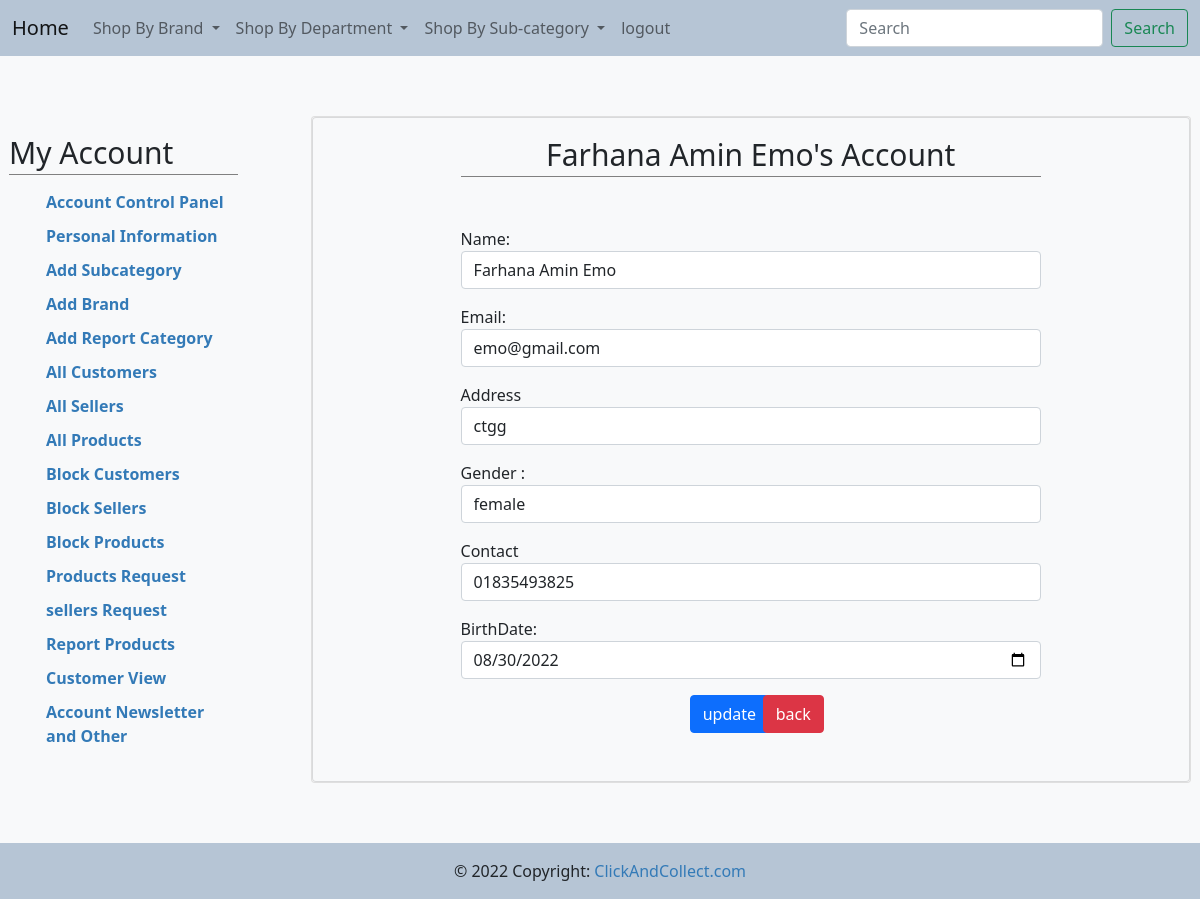
The page /admin/update_customer.php?id=1 (signed in) on the database its author committed.
### tables this page shows
CREATE TABLE IF NOT EXISTS `customers` (
  `c_id` int(11) NOT NULL AUTO_INCREMENT,
  `name` varchar(100) NOT NULL,
  `email` varchar(100) NOT NULL,
  `address` varchar(100) DEFAULT NULL,
  `dob` date DEFAULT NULL,
  `gender` varchar(100) DEFAULT NULL,
  `mobile` varchar(100) NOT NULL,
  `pass` varchar(100) NOT NULL,
  `status` int(255) DEFAULT NULL,
  `img` varchar(255) DEFAULT NULL,
  PRIMARY KEY (`c_id`)
);

### admin/update_customer.php (the view, shortened to what this page needs)
<?php
    include 'include/connection.php';
    $id =  $_REQUEST['id'];
    $query = "select * from customers where c_id = $id";
    $result = mysqli_query($con,$query);
    $row = mysqli_fetch_array($result);
    $name = $row['name'];
    $contact = $row['mobile'];
    $email = $row['email'];
    $address = $row['address'];
    $dob = $row['dob'];
    $gender = $row['gender'];
 ?>
<!DOCTYPE html>
<html>
<head>
  <link type="text/css" rel="stylesheet" href="css/font-awesome.min.css" />
  <link rel="stylesheet" href="https://stackpath.bootstrapcdn.com/bootstrap/5.0.0-alpha1/css/bootstrap.min.css">
  <link href="https://cdn.jsdelivr.net/npm/bootstrap@5.0.2/dist/css/bootstrap.min.css" rel="stylesheet">
  <link href="include/style.css" rel="stylesheet" />
</head>
<body>
<div class="b">
    <?php include 'include/navbar.php' ?>
</div>
<div class="account-page">
<div class="container-fluid">
    <div class="row">
            <div class="col-sm-3 mt-0 pad">
                <?php include 'include/sidebar.php' ?>
            </div>
    <div class="col-sm-9">
        <div class="mt-0 card">
            <div class="card bg-light text-dark">
                <div class="row">
                    <div class="col-md-2"></div>
                    <div class="col-md-8 mt-10 mb-5">
                        <h2 class="text-center"><?php echo " $name's " ?> Account</h2>
                        <br>
                        <form method="post" class="cmxform" action="" id="signUpForm">
                            <div class="mb-3 mt-3">
                                <label for="name"> Name:</label>
                                    <input type="text" name="name" class="form-control" id="name"  name="name"  value = '<?php echo $name?>'  minlength="2" >
                            </div>
                            <div class="mb-3 mt-3">
                                <label for="email">Email:</label>
                                    <input type="email" name="email" class="form-control email" id="email" value=<?php echo $email ?> >
                            </div>
                            <div class="mb-3 mt-3">
                                <label for="address">Address</label>
                                    <input type="text" name="address" class="form-control" id="address" value = '<?php echo $address ?>'>
                            </div>
                            <div class="mb-3 mt-3">
                                <label for="Address">Gender :</label>
                                <input class="form-control" id="gender" name="gender" type="text" value = <?php echo $gender ?>  />
                            </div>
                            <div class="mb-3 mt-3">
                                <label for="contact">Contact</label>
                                <input type="text" name="contact" class="form-control" id="contact" value = <?php echo  $contact ?> >
                            </div>
                            <div class="mb-3 mt-3">
                                <label for="dob" class="col-sm-2 form-control-label">BirthDate:</label>
                                    <input type="date" name="dob" class="form-control"  id="dob"  value = <?php echo $dob ?>  >
                            </div>
                            <div class = "row">
                                <div class = "col-sm-6 update" >
                                <input type="submit" name = "submit" class="btn btn-primary" id="submitForm" value="update" />
                                </div>
                                <div class = "col-sm-6">
                                <a class="btn btn-danger" href = "customers.php">back</a>
                            </div>
                        </form>
                    </div>
                </div>
            </div>
        </div>
    </div>
</div>
</div>
</div>
<div class = "bot">
    <?php include 'include/footer.php' ?>
</div>
</body>
</html>

### admin/include/style.css (style rules this page uses)
.account-page { padding-top:5%; }
.b { background-color: #b6c5d5!important; }
body { background-color: #f8f9fa; }
.account-page h2 { padding-bottom: 5px; border-bottom: 1px solid #808080; }
.row { margin-right: -15px; margin-left: -15px; }
* { -webkit-box-sizing: border-box; -moz-box-sizing: border-box; box-sizing: border-box; }
div { display: block; }
a { color: #3a2bd3; -webkit-transition: all 0.3s ease; transition: all 0.3s ease; }
a { background-color: transparent; }
a { color: #337ab7; text-decoration: none; text-decoration-line: none; text-decoration-thickness: none; text-decoration-style: none; text-decoration-color: none; }
.h2, h2 { font-size: 30px; }
.h1, .h2, .h3, h1, h2, h3 { margin-top: 20px; margin-bottom: 10px; }
.h1, .h2, .h3, .h4, .h5, .h6, h1, h2, h3, h4, h5, h6 { font-family: inherit; font-weight: 500; line-height: 1.1; color: inherit; }
.update { padding-left:40%; }

### admin/update_customer.php (style rules this page uses)
.pad { padding-right :5%; }
.bot { margin-top:5% }

### rows shown on the page
customers: name "Farhana Amin Emo", email "emo@gmail.com", address "ctgg", gender "female", contact "01835493825", dob "08/30/2022"
